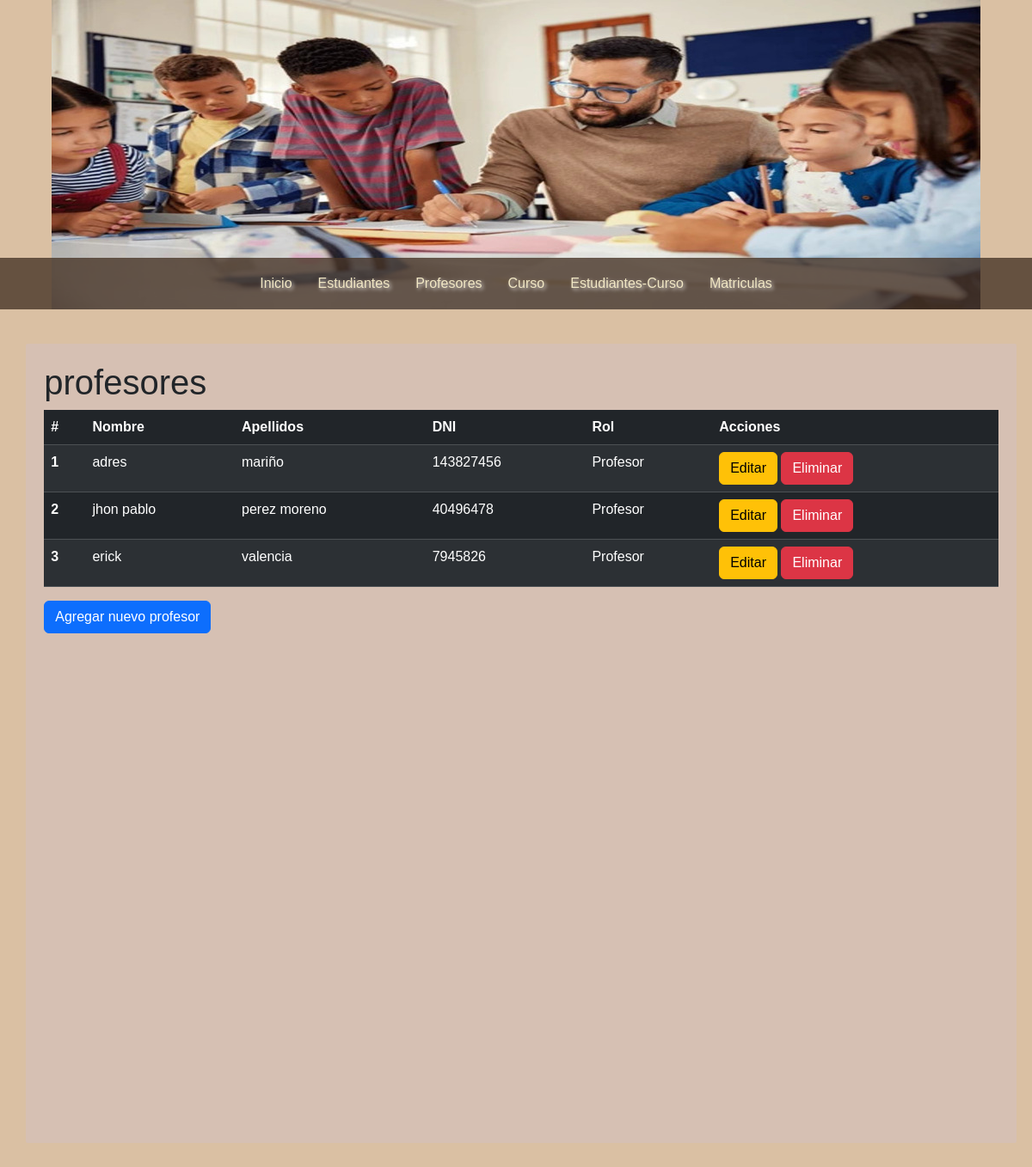
The page /profesores/ on the database its author committed.
### persona/models.py (models this page shows, shortened)
class Persona(models.Model):
    nombre = models.CharField(max_length=100)
    apellidos = models.CharField(max_length=100)
    dni = models.CharField(max_length=10)
    telefono = models.CharField(max_length=10)
    email = models.EmailField()
    fecha_nacimiento = models.DateField()
    rol = models.CharField(max_length=20)
    created_at = models.DateTimeField(auto_now_add=True)
    class Meta:
        db_table = 'persona'

### persona/views.py (the view)
# urls.py: path('profesores/', get_profesores, name='lista-profesores'),
def get_profesores(request):
    profesores = Persona.objects.filter(rol='Profesor')
    return render(request, 'lista-profesores.html', {
        'title': 'profesores',
        'profesores': profesores
    })

### persona/templates/lista-profesores.html (shortened to what this page needs)
{% extends "index.html" %}
{% block content %}
    <h1>{{ title }}</h1>
    <table class="table table-dark table-striped">
        <thead>
            <tr>
                <th scope="col">#</th>
                <th scope="col">Nombre</th>
                <th scope="col">Apellidos</th>
                <th scope="col">DNI</th>
                <th scope="col">Rol</th>
                <th scope="col">Acciones</th>
            </tr>
        </thead>
        <tbody>
            {% for profesor in profesores %}
            <tr>
                <th scope="row">{{ forloop.counter }}</th>
                <td>{{ profesor.nombre }}</td>
                <td>{{ profesor.apellidos }}</td>
                <td>{{ profesor.dni }}</td>
                <td>{{ profesor.rol }}</td>
                <td>
                    <a href="{% url 'editar_profesor' profesor.id %}" class="btn btn-warning">Editar</a>
                    <a href="{% url 'eliminar_profesor' profesor.id %}" class="btn btn-danger" onclick="return confirmarEliminacion();">Eliminar</a>
                </td>
            </tr>
            {% empty %}
            <tr>
                <td colspan="6" class="text-center">No hay profesores registrados.</td>
            </tr>
            {% endfor %}
        </tbody>
    </table>
    <a href="{% url 'formulario_profesor' %}" class="btn btn-primary">Agregar nuevo profesor</a>
{% endblock %}

### mainApp/static/css/styles.css (style rules this page uses)
* { margin: 0px; padding: 0px; font-family: Arial, Helvetica, sans-serif; text-decoration: none; }
body { background-color: #DAC0A3; }

### mainApp/templates/index.html (style rules this page uses)
body { background-color: #DAC0A3; }

### rows shown on the page
Persona: nombre "adres", apellidos "mariño", dni "143827456", rol "Profesor"
Persona: nombre "jhon pablo", apellidos "perez moreno", dni "40496478", rol "Profesor"
Persona: nombre "erick", apellidos "valencia", dni "7945826", rol "Profesor"

### other values the page prints
{{ title }} "profesores"
